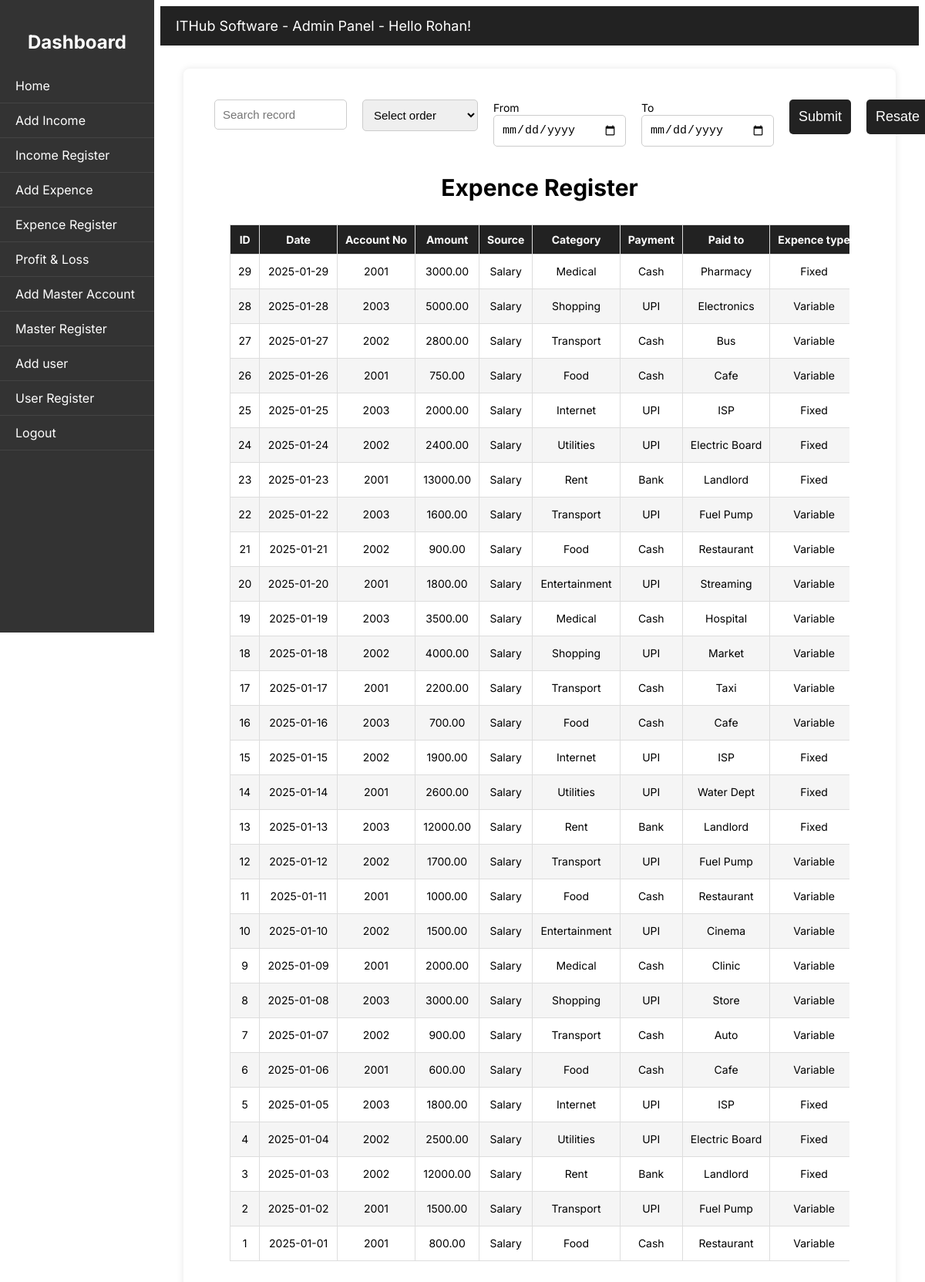
Screenshot of /Admin/expence_register.php (signed in) with the database file from the repository.
### tables this page shows
CREATE TABLE `expenses` (
  `expense_id` int(11) NOT NULL,
  `expense_date` date NOT NULL,
  `account_num` bigint(20) NOT NULL,
  `amount` decimal(10,2) NOT NULL,
  `source` varchar(50) DEFAULT NULL,
  `category` varchar(50) DEFAULT NULL,
  `payment_method` varchar(50) DEFAULT NULL,
  `paid_to` varchar(100) DEFAULT NULL,
  `expense_type` varchar(50) DEFAULT NULL,
  `description` varchar(255) DEFAULT NULL,
  `cheqe_num` varchar(100) NOT NULL,
  `created_at` timestamp NOT NULL DEFAULT current_timestamp()
);

### Admin/expence_register.php (the view, shortened to what this page needs)
<!DOCTYPE html>
<html lang="en">
<head>
    <link rel="stylesheet" href="../ins/Style.css">
    <?php
    require_once('../ins/connection.php');
    $sql = "select * from expenses order by expense_id DESC";
    $result = mysqli_query($link, $sql) or die(mysqli_error($link));
    ?>
</head>
<body>
    <div class="sidebar">
        <h2>Dashboard</h2>
        <a href="Dashboard.php">Home</a>
        <a href="add_income.php">Add Income</a>
        <a href="income_register.php">Income Register</a>
        <a href="add_expence.php">Add Expence</a>
        <a href="expence_register.php">Expence Register</a>
        <a href="profit_loss.php">Profit & Loss</a>
        <a href="master_account_add.php">Add Master Account</a>
        <a href="master_account_register.php">Master Register</a>
        <a href="add_user.php">Add user</a>
        <a href="user_register.php">User Register</a>
        <a href="logout.php">Logout</a>
    </div>
    <div class="topbar">ITHub Software - Admin Panel - Hello <?php echo $_SESSION['user_name']; ?>!</div>
    <div class="content-fuill">
        <div class="box-fuill">
            <div class="search-filter-div">
                <form action="" method="GET" class="search-form">
                    <div class="form-group-search">
                        <input type="text" name="search" class="search-input" placeholder="Search record">
                    </div>
                    <div class="form-group-search">
                        <select name="filter" id="filter" class="search-select">
                            <option value="">Select order</option>
                        </select>
                    </div>
                    <div class="form-group-search">
                        <label class="search-label">From </label>
                        <input type="date" name="from" class="search-input">
                    </div>
                    <div class="form-group-search">
                        <label class="search-label">To </label>
                        <input type="date" name="to" class="search-input">
                    </div>
                    <div class="form-group-search">
                        <input type="submit" value="Submit">
                    </div>
                </form>
                <form action="" method="">
                    <div class="form-group-search">
                        <input type="submit" value="Resate">
                    </div>
                </form>
            </div>
            <h2>Expence Register</h2>
            <div class="table-wrapper">
                <table>
                    <thead>
                        <tr>
                            <th>ID</th>
                            <th>Date</th>
                            <th>Account No</th>
                            <th>Amount</th>
                            <th>Source</th>
                            <th>Category</th>
                            <th>Payment</th>
                            <th>Paid to</th>
                            <th>Expence type</th>
                        </tr>
                    </thead>
                    <tbody>
                        <?php while ($row = mysqli_fetch_assoc($result)) {
                            extract($row); ?>
                            <tr>
                                <td><?= $expense_id ?></td>
                                <td><?= $expense_date ?></td>
                                <td><?= $account_num ?></td>
                                <td><?= $amount ?></td>
                                <td><?= $source ?></td>
                                <td><?= $category ?></td>
                                <td><?= $payment_method ?></td>
                                <td><?= $paid_to ?></td>
                                <td><?= $expense_type ?></td>
                            </tr>
                        <?php } ?>
                    </tbody>
                </table>
            </div>
        </div>
    </div>
</body>
</html>

### ins/Style.css (style rules this page uses)
body { font-family: "Inter", sans-serif; }
.sidebar { width: 200px; height: 100vh; background: #333; color: #fff; position: fixed; top: 0; left: 0; padding-top: 20px; }
.sidebar h2 { text-align: center; margin-bottom: 20px; }
.sidebar a { display: block; padding: 12px 20px; color: #fff; text-decoration: none; border-bottom: 1px solid #444; }
.topbar { margin-left: 200px; background: #222; color: #fff; padding: 15px 20px; font-size: 18px; }
a { text-decoration: none; color: #222; }
input[type="submit"] { padding: 12px; font-size: 18px; background: #222; color: #fff; border: none; border-radius: 5px; cursor: pointer; }
.table-wrapper { overflow-x: auto; }
table { width: 100%; border-collapse: collapse; font-size: 14px; }
table thead th { background: #222; color: #fff; }
table th, table td { padding: 10px; border: 1px solid #ddd; text-align: center; white-space: nowrap; }
table tr:nth-child(even) { background: #f5f5f5; }
.content-fuill { margin-left: 200px; padding: 30px; }
.box-fuill { background: #fff; padding: 30px; border-radius: 8px; box-shadow: 0 0 10px rgba(0, 0, 0, 0.1); }
.box-fuill h2 { text-align: center; margin-bottom: 30px; font-size: 30px; }
.search-form { display: flex; }
.search-input, .search-select { padding: 10px; font-size: 15px; border: 1px solid #ccc; border-radius: 5px; width: 150px; }
.form-group-search { padding: 10px; }
.form-group-search .search-label { font-size: 14px; margin-bottom: 5px; }
.search-filter-div { display: flex; }
.table-wrapper { overflow-x: auto; margin: 30px; }

### rows the page displays
expenses: expense_id "29", expense_date "2025-01-29", account_num "2001", amount "3000.00", source "Salary", category "Medical", payment_method "Cash", paid_to "Pharmacy", expense_type "Fixed"
expenses: expense_id "28", expense_date "2025-01-28", account_num "2003", amount "5000.00", source "Salary", category "Shopping", payment_method "UPI", paid_to "Electronics", expense_type "Variable"
expenses: expense_id "27", expense_date "2025-01-27", account_num "2002", amount "2800.00", source "Salary", category "Transport", payment_method "Cash", paid_to "Bus", expense_type "Variable"
expenses: expense_id "26", expense_date "2025-01-26", account_num "2001", amount "750.00", source "Salary", category "Food", payment_method "Cash", paid_to "Cafe", expense_type "Variable"
expenses: expense_id "25", expense_date "2025-01-25", account_num "2003", amount "2000.00", source "Salary", category "Internet", payment_method "UPI", paid_to "ISP", expense_type "Fixed"
expenses: expense_id "24", expense_date "2025-01-24", account_num "2002", amount "2400.00", source "Salary", category "Utilities", payment_method "UPI", paid_to "Electric Board", expense_type "Fixed"
expenses: expense_id "23", expense_date "2025-01-23", account_num "2001", amount "13000.00", source "Salary", category "Rent", payment_method "Bank", paid_to "Landlord", expense_type "Fixed"
expenses: expense_id "22", expense_date "2025-01-22", account_num "2003", amount "1600.00", source "Salary", category "Transport", payment_method "UPI", paid_to "Fuel Pump", expense_type "Variable"
expenses: expense_id "21", expense_date "2025-01-21", account_num "2002", amount "900.00", source "Salary", category "Food", payment_method "Cash", paid_to "Restaurant", expense_type "Variable"
expenses: expense_id "20", expense_date "2025-01-20", account_num "2001", amount "1800.00", source "Salary", category "Entertainment", payment_method "UPI", paid_to "Streaming", expense_type "Variable"
expenses: expense_id "19", expense_date "2025-01-19", account_num "2003", amount "3500.00", source "Salary", category "Medical", payment_method "Cash", paid_to "Hospital", expense_type "Variable"
expenses: expense_id "18", expense_date "2025-01-18", account_num "2002", amount "4000.00", source "Salary", category "Shopping", payment_method "UPI", paid_to "Market", expense_type "Variable"
expenses: expense_id "17", expense_date "2025-01-17", account_num "2001", amount "2200.00", source "Salary", category "Transport", payment_method "Cash", paid_to "Taxi", expense_type "Variable"
expenses: expense_id "16", expense_date "2025-01-16", account_num "2003", amount "700.00", source "Salary", category "Food", payment_method "Cash", paid_to "Cafe", expense_type "Variable"
expenses: expense_id "15", expense_date "2025-01-15", account_num "2002", amount "1900.00", source "Salary", category "Internet", payment_method "UPI", paid_to "ISP", expense_type "Fixed"
expenses: expense_id "14", expense_date "2025-01-14", account_num "2001", amount "2600.00", source "Salary", category "Utilities", payment_method "UPI", paid_to "Water Dept", expense_type "Fixed"
expenses: expense_id "13", expense_date "2025-01-13", account_num "2003", amount "12000.00", source "Salary", category "Rent", payment_method "Bank", paid_to "Landlord", expense_type "Fixed"
expenses: expense_id "12", expense_date "2025-01-12", account_num "2002", amount "1700.00", source "Salary", category "Transport", payment_method "UPI", paid_to "Fuel Pump", expense_type "Variable"
expenses: expense_id "11", expense_date "2025-01-11", account_num "2001", amount "1000.00", source "Salary", category "Food", payment_method "Cash", paid_to "Restaurant", expense_type "Variable"
expenses: expense_id "10", expense_date "2025-01-10", account_num "2002", amount "1500.00", source "Salary", category "Entertainment", payment_method "UPI", paid_to "Cinema", expense_type "Variable"
expenses: expense_id "9", expense_date "2025-01-09", account_num "2001", amount "2000.00", source "Salary", category "Medical", payment_method "Cash", paid_to "Clinic", expense_type "Variable"
expenses: expense_id "8", expense_date "2025-01-08", account_num "2003", amount "3000.00", source "Salary", category "Shopping", payment_method "UPI", paid_to "Store", expense_type "Variable"
expenses: expense_id "7", expense_date "2025-01-07", account_num "2002", amount "900.00", source "Salary", category "Transport", payment_method "Cash", paid_to "Auto", expense_type "Variable"
expenses: expense_id "6", expense_date "2025-01-06", account_num "2001", amount "600.00", source "Salary", category "Food", payment_method "Cash", paid_to "Cafe", expense_type "Variable"
expenses: expense_id "5", expense_date "2025-01-05", account_num "2003", amount "1800.00", source "Salary", category "Internet", payment_method "UPI", paid_to "ISP", expense_type "Fixed"
expenses: expense_id "4", expense_date "2025-01-04", account_num "2002", amount "2500.00", source "Salary", category "Utilities", payment_method "UPI", paid_to "Electric Board", expense_type "Fixed"
expenses: expense_id "3", expense_date "2025-01-03", account_num "2002", amount "12000.00", source "Salary", category "Rent", payment_method "Bank", paid_to "Landlord", expense_type "Fixed"
expenses: expense_id "2", expense_date "2025-01-02", account_num "2001", amount "1500.00", source "Salary", category "Transport", payment_method "UPI", paid_to "Fuel Pump", expense_type "Variable"
expenses: expense_id "1", expense_date "2025-01-01", account_num "2001", amount "800.00", source "Salary", category "Food", payment_method "Cash", paid_to "Restaurant", expense_type "Variable"

### other values shown
$_SESSION['user_name'] "Rohan"
